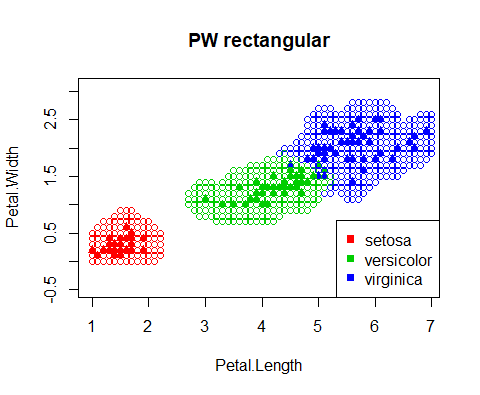

R code for this plot:
epanenchenkov_core <- function(r){
  if (abs(r) > 1)
    return (0.)
  return (0.75 * (1 - r^2)) 
}

gauss_core <- function(r){
  return ((2 * pi)^(-0.5) * exp(-0.5 * r^2))
}

rectangular_core <- function(r){
  if (abs(r) > 1)
    return (0.)
  return (0.5)
}

triangular_core <- function(r){
  if (abs(r) > 1)
    return (0.)
  return (1 - abs(r))
}

quadratic_core <- function(r){
  if (abs(r) > 1)
    return (0.)
  return (15/16 * (1 - r^2)^2)
}

parzen <- function(test, core, point, n,  h){
  classes = rep(0, n)
  size = nrow(test)
  for (row in 1:size){
    cur_point = c(test[row, "x"], test[row, "y"])
    cur_dist = dist(rbind(point, cur_point))
    
    value = core(cur_dist / h)
    id = test[row, "class"]
    classes[id] = classes[id] + value
  }
  
  max = 0
  id = 0
  for (i in 1:n){
    if (classes[i] > max){
      max = classes[i]
      id = i
    }
  }
  return (id)
}


draw_map <- function(data, core, max_x, max_y, step){
  colors <- c("setosa" = "red", "versicolor" = "green3", "virginica" = "blue")
  plot(data[1:2], pch = 17, bg = colors[iris$Species], col
       = colors[iris$Species], asp = 1, xlab = "Petal.Length", ylab = "Petal.Width")
  title ("PW rectangular")
  
  
  for (x in seq(1, max_x, step)){
    for (y in seq(0, max_y, step)){
      class = parzen(data, core, c(x, y), 3, 0.35)
      
      
      
      if (class != 0)
        points(x, y, pch = 1 , bg = "white", col = colors[class])
    }
  }
}

data <- data.frame(
  x = iris[, 3],
  y = iris[, 4],
  class = iris[, 5])
draw_map(data, rectangular_core, 7, 3, 0.1)
legend("bottomright", c("setosa", "versicolor", "virginica"), pch = c(15,15,15), col = c("red", "green3", "blue"))
